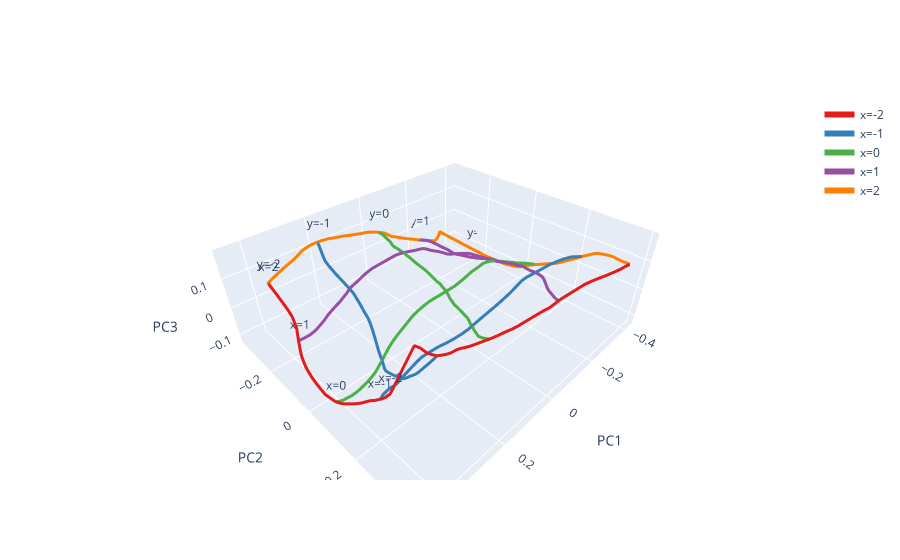

The notebook cell this image was saved under:
### Code cell
import plotly.graph_objects as go
import plotly.express as px

fig = go.Figure()

discrete = [-2, -1, 0, 1, 2]

# pick a palette with at least 5 distinct colors
palette = px.colors.qualitative.Set1  
color_map = {val: palette[i % len(palette)] for i, val in enumerate(discrete)}

# lines for discrete y
for y_val in discrete:
    sub = df[df["y"] == y_val].sort_values("x")

    fig.add_trace(go.Scatter3d(
        x=sub["PC1"],
        y=sub["PC2"],
        z=sub["PC3"],
        mode="lines",
        line=dict(
            color=color_map[y_val],  # assign one color per y line
            width=6
        ),
        #name=f"y={y_val}",
        showlegend=False,
        hoverinfo="text",
        text=[f"x: {x}, y: {y}, action: {a}"
              for x, y, a in zip(sub["x"], sub["y"], sub["action"])]
    ))

    # add a text label at the last point of the line
    fig.add_trace(go.Scatter3d(
        x=[sub["PC1"].iloc[-1]],
        y=[sub["PC2"].iloc[-1]],
        z=[sub["PC3"].iloc[-1]],
        mode="text",
        text=[f"y={y_val}"],
        textposition="top center",
        showlegend=False
    ))

# lines for discrete x
for x_val in discrete:
    sub = df[df["x"] == x_val].sort_values("y")

    fig.add_trace(go.Scatter3d(
        x=sub["PC1"],
        y=sub["PC2"],
        z=sub["PC3"],
        mode="lines",
        line=dict(
            color=color_map[x_val],  # assign one color per x line
            width=6
        ),
        name=f"x={x_val}",
        hoverinfo="text",
        text=[f"x: {x}, y: {y}, action: {a}"
              for x, y, a in zip(sub["x"], sub["y"], sub["action"])]
    ))

    # add a text label at the last point of the line
    fig.add_trace(go.Scatter3d(
        x=[sub["PC1"].iloc[0]],
        y=[sub["PC2"].iloc[0]],
        z=[sub["PC3"].iloc[0]],
        mode="text",
        text=[f"x={x_val}"],
        textposition="top center",
        showlegend=False
    ))

fig.update_layout(scene=dict(
    xaxis_title="PC1",
    yaxis_title="PC2",
    zaxis_title="PC3"
))

fig.show()
